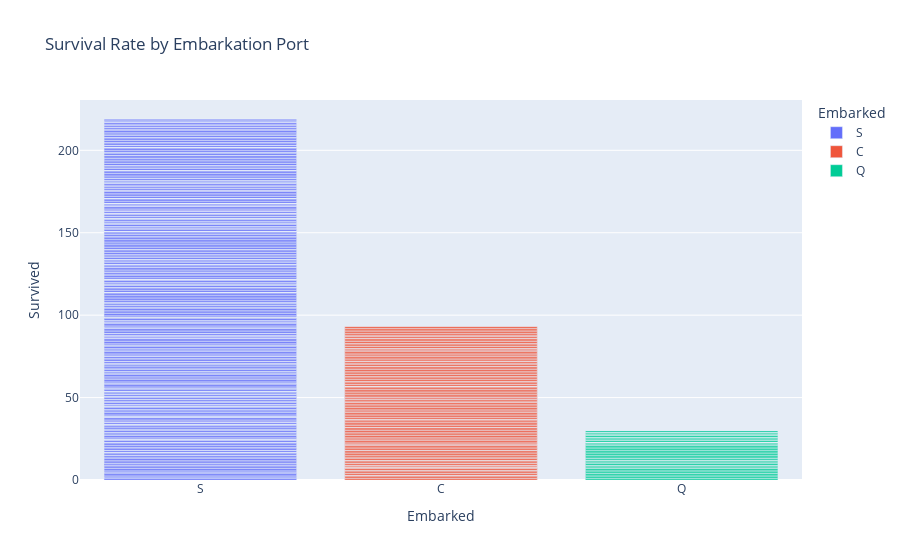

Notebook cell for this chart:
### Code cell
fig = px.bar(df, x="Embarked", y="Survived",
             title="Survival Rate by Embarkation Port",
             color="Embarked")
fig.show()

### Figure 1 — Plotly figure (JSON) as saved in the notebook; plotly's stock layout.template omitted (floating-point values rounded to 4 significant figures; data arrays with more than 128 entries replaced by an {"elided": "..."} marker saying what was removed)
{"data": [{"hovertemplate": "Embarked=%{x}<br>Survived=%{y}<extra></extra>", "legendgroup": "S", "marker": {"color": "#636efa", "pattern": {"shape": ""}}, "name": "S", "orientation": "v", "showlegend": true, "textposition": "auto", "type": "bar", "x": {"elided": "646 str values"}, "xaxis": "x", "y": {"elided": "646 int values"}, "yaxis": "y"}, {"hovertemplate": "Embarked=%{x}<br>Survived=%{y}<extra></extra>", "legendgroup": "C", "marker": {"color": "#EF553B", "pattern": {"shape": ""}}, "name": "C", "orientation": "v", "showlegend": true, "textposition": "auto", "type": "bar", "x": {"elided": "168 str values"}, "xaxis": "x", "y": {"elided": "168 int values"}, "yaxis": "y"}, {"hovertemplate": "Embarked=%{x}<br>Survived=%{y}<extra></extra>", "legendgroup": "Q", "marker": {"color": "#00cc96", "pattern": {"shape": ""}}, "name": "Q", "orientation": "v", "showlegend": true, "textposition": "auto", "type": "bar", "x": ["Q", "Q", "Q", "Q", "Q", "Q", "Q", "Q", "Q", "Q", "Q", "Q", "Q", "Q", "Q", "Q", "Q", "Q", "Q", "Q", "Q", "Q", "Q", "Q", "Q", "Q", "Q", "Q", "Q", "Q", "Q", "Q", "Q", "Q", "Q", "Q", "Q", "Q", "Q", "Q", "Q", "Q", "Q", "Q", "Q", "Q", "Q", "Q", "Q", "Q", "Q", "Q", "Q", "Q", "Q", "Q", "Q", "Q", "Q", "Q", "Q", "Q", "Q", "Q", "Q", "Q", "Q", "Q", "Q", "Q", "Q", "Q", "Q", "Q", "Q", "Q", "Q"], "xaxis": "x", "y": [0, 0, 1, 1, 1, 1, 0, 1, 1, 1, 0, 0, 0, 1, 0, 1, 0, 0, 1, 1, 0, 1, 0, 0, 0, 1, 0, 0, 1, 1, 1, 1, 1, 1, 1, 1, 0, 1, 0, 0, 1, 0, 0, 0, 0, 0, 0, 1, 0, 0, 0, 0, 1, 0, 1, 0, 0, 0, 1, 0, 0, 0, 1, 0, 0, 1, 0, 0, 0, 0, 0, 0, 0, 0, 1, 0, 0], "yaxis": "y"}], "layout": {"barmode": "relative", "legend": {"title": {"text": "Embarked"}, "tracegroupgap": 0}, "title": {"text": "Survival Rate by Embarkation Port"}, "xaxis": {"anchor": "y", "categoryarray": ["S", "C", "Q"], "categoryorder": "array", "domain": [0, 1], "title": {"text": "Embarked"}}, "yaxis": {"anchor": "x", "domain": [0, 1], "title": {"text": "Survived"}}}}
